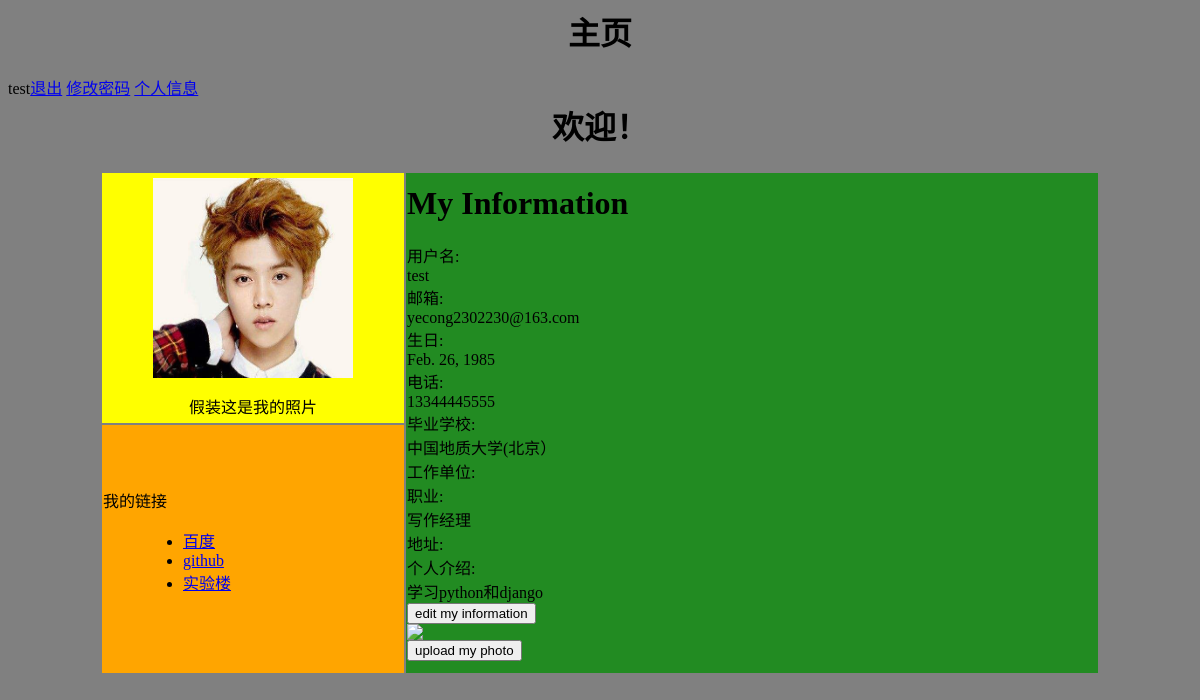
Screenshot of /account/my-infomation/ (signed in) with the database file from the repository.
### account/models.py (models this page shows, shortened)
class UserProfile(models.Model):
	user = models.OneToOneField(User,unique=True)
	birth = models.DateField(blank=True,null=True)
	phone = models.CharField(max_length=20,null=True)

class UserInfo(models.Model):
	user = models.OneToOneField(User,unique=True)
	school = models.CharField(max_length=100,blank=True)
	company = models.CharField(max_length=100,blank=True)
	profession = models.CharField(max_length=100,blank=True)
	address = models.CharField(max_length=100,blank=True)
	aboutme = models.TextField(blank=True)
	photo = models.ImageField(blank=True)

### account/views.py (the view)
@login_required(login_url='/account/login/')
def myself(request):
	user = User.objects.get(username=request.user.username)
	userprofile = UserProfile.objects.get(user=user)
	userinfo = UserInfo.objects.get(user=user)
	return render(request,'account/myself2.html',{'user':user,'userinfo':userinfo,'userprofile':userprofile})

### templates/account/myself2.html (shortened to what this page needs)
{% extends "base.html" %}
{% block contain %}
<div class="row text-center vertical-middle-sm">
    <h1>My Information</h1>
    <div class="row">
        <div class="col-md-6" >
            <div class="row">
                <div class="col-md-4 text-right"><span>用户名:</span></div>
                <div class="col-md-8 text-left">{{user.username}}</div>
            </div>
            <div class="row">
                <div class="col-md-4 text-right"><span>邮箱:</span></div>
                <div class="col-md-8 text-left">{{user.email}}</div>
            </div>
            <div class="row">
                <div class="col-md-4 text-right"><span>生日:</span></div>
                <div class="col-md-8 text-left">{{userprofile.birth}}</div>
            </div>
            <div class="row">
                <div class="col-md-4 text-right"><span>电话:</span></div>
                <div class="col-md-8 text-left">{{userprofile.phone}}</div>
            </div>
            <div class="row">
                <div class="col-md-4 text-right"><span>毕业学校:</span></div>
                <div class="col-md-8 text-left">{{userinfo.school}}</div>
            </div>
            <div class="row">
                <div class="col-md-4 text-right"><span>工作单位:</span></div>
            </div>
            <div class="row">
                <div class="col-md-4 text-right"><span>职业:</span></div>
                <div class="col-md-8 text-left">{{userinfo.profession}}</div>
            </div>
            <div class="row">
                <div class="col-md-4 text-right"><span>地址:</span></div>
            </div>
            <div class="row">
                <div class="col-md-4 text-right"><span>个人介绍:</span></div>
                <div class="col-md-8 text-left">{{userinfo.aboutme}}</div>
            </div>
            <div class="row">
                <a href="{% url 'account:edit_my_infomation' %}"><button class="btn btn-primary btn-lg">edit my information</button></a>
            </div>
        </div>
        <div class="col-md-6">
            {% load staticfiles %}
            <div style="margin-right:100px">
                {% if userinfo.photo %}
                <img src="{{ userinfo.photo | striptags }}" class="img-circle" id="my_photo" name="user_face">
                {% else %}
                <img name="user_face" src="{% static 'images/newton.jpg' %}" class="img-circle" id="my_photo">
                {% endif %}
            <div style="margin-right:100px"><button class="btn btn-primary btn-lg" id="upload_image" onclick="upload_image_layer()">upload my photo</button></div>
        </div>
    </div>
</div>
{% endblock %}

### templates/base.html (shortened to what this page needs)
{% load staticfiles %}
<html lang='zh-cn'>
<head>
</head>
    <body bgcolor='gray'>
      <h1 align='center' color='blue'>主页</h1>
	  {% if user.is_authenticated %}
	  <p>{{ user.username }}<a href='{% url 'account:user_logout' %}'>退出</a>
	  <a href = '{% url 'account:password_change' %}'>修改密码</a>
	  <a href = '{% url 'account:my_infomation' %}'>个人信息</a>
	  {% else %}
	  <a href='{% url 'account:user_login' %}'>登陆</a>
	  {% endif %}
      <table align='center' width='1000'>
        <tr>
	  <td colspan=2>
            <h1 align='center';color='blue'>欢迎！</h1>
          </td>
        </tr>
        <tr>
          <td style='background-color:yellow;width:300;height:250'>
	  <p align='center'><img src="{% static '/images/luhan.jpg' %}" width='200' height='200'></p>
          <p style='text-align:center'>假装这是我的照片</p>
          </td>
          <td rowspan='2' bgcolor='forestgreen' height='500'>
            {% block contain %}{% endblock %}
          </td>
        </tr>
        <tr>
          <td bgcolor='orange'>
            <dl>
              <dt>我的链接</dt>
                <dd>
                  <ul>
                    <li><a href='http://www.baidu.com' target='_blank'>百度</a></li>
                    <li><a href='https://www.github.com' target='_blank'>github</a></li>
                    <li><a href='http://www.shiyanlou.com' target='_blank'>实验楼</a></li>
                  </ul>
                </dd>
            </dl>
          </td>
        </tr>
      </table>
    </body>
</html>

### rows the page displays
UserProfile: birth "Feb. 26, 1985", phone "13344445555"
UserInfo: school "中国地质大学(北京）", profession "写作经理", aboutme "学习python和django"

### other values shown
{{ user.username }} "test"
{{ user.email }} "yecong2302230@163.com"
